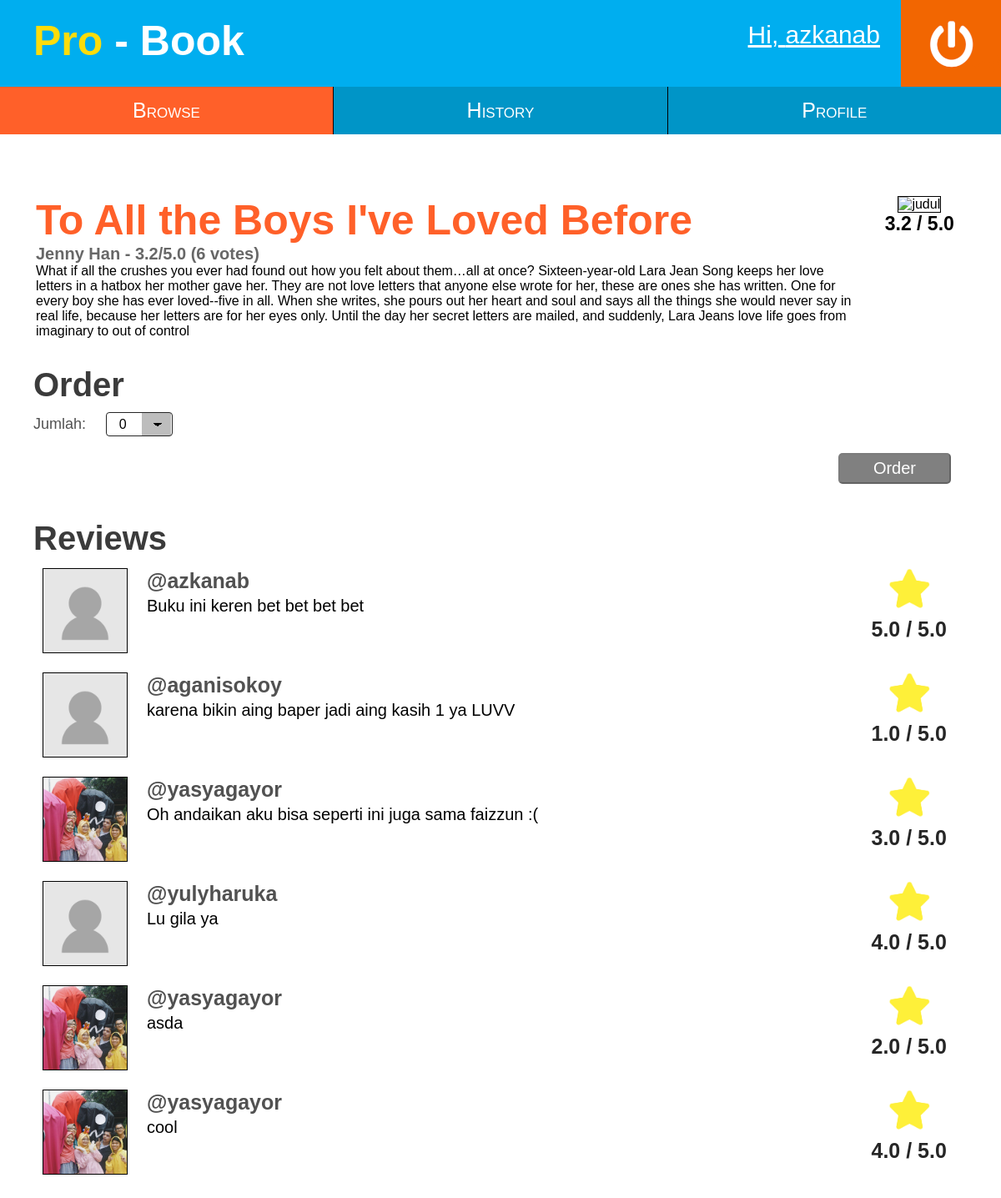
The page /src/pages/browsedetail.php?bookid=1 (signed in) on the database its author committed.
### tables this page shows
CREATE TABLE `Book` (
  `book_id` int(11) NOT NULL AUTO_INCREMENT,
  `book_title` text,
  `book_description` text,
  `author` text,
  `rating` float DEFAULT NULL,
  `link_picture` text,
  PRIMARY KEY (`book_id`)
);

CREATE TABLE `Review` (
  `review_id` int(11) NOT NULL AUTO_INCREMENT,
  `rating` float DEFAULT NULL,
  `description` text,
  `book_id` int(11) DEFAULT NULL,
  `user_id` int(11) DEFAULT NULL,
  PRIMARY KEY (`review_id`),
  KEY `fk_user_id_idx` (`user_id`),
  KEY `fk_book_id_review_idx` (`book_id`),
  CONSTRAINT `fk_book_id_review` FOREIGN KEY (`book_id`) REFERENCES `Book` (`book_id`) ON UPDATE CASCADE,
  CONSTRAINT `fk_user_id_review` FOREIGN KEY (`user_id`) REFERENCES `User` (`user_id`) ON UPDATE CASCADE
);

CREATE TABLE `User` (
  `user_id` int(11) NOT NULL AUTO_INCREMENT,
  `username` text,
  `name` text,
  `email` text,
  `password` text,
  `address` text,
  `phone` text,
  `link_pict` text,
  PRIMARY KEY (`user_id`)
);

### src/pages/browsedetail.php (the view, shortened to what this page needs)
<!DOCTYPE html>
<html>
	<head>
  		<link rel="stylesheet" type="text/css" href="browse.css">
 	</head>
 	<?php
		include '../component/header.php';
		$servername = "127.0.0.1";
		$username = "root";
		$password = "";
		$myDB = "bookStore";
		$keyword = $_GET['bookid'];
		try {
		    $conn = new PDO("mysql:host=$servername;dbname=$myDB", $username, $password);
		    $conn->setAttribute(PDO::ATTR_ERRMODE, PDO::ERRMODE_EXCEPTION);
		    $stmt = $conn->prepare('SELECT book_title, Book.book_id, author, rating, book_description, link_picture FROM Book WHERE book_id='.$keyword.' GROUP BY book_id');
		    $stmt->execute();
		    $result = $conn->prepare('SELECT description, username, link_pict, rating FROM Review NATURAL JOIN User WHERE book_id='.$keyword.'');
		    $vote = $conn->prepare('SELECT COUNT(review_id) AS voting FROM Review WHERE book_id='.$keyword.'');
		    $vote->execute();
		    $votefetch = $vote->fetch();
		    $result->execute();
    		$row = $stmt->fetch();
    		$review = $result->fetchAll();
    		$title = $row['book_title'];
    		$author = $row['author'];
    		$rating = $row['rating'];
    		$description = $row['book_description'];
    		$picture = $row['link_picture'];
    	}
		catch(PDOException $e)
		{
		    echo "Connection failed: " . $e->getMessage();
		}
	?>
	<div class="book-det">
		<table>
			<tr class="row">
				<td class="cell-detail">
					<h1 class="judul-desc">
						<?php
							echo $title;
						?>
					</h1>
					<strong class="book-desc">
						<?php
							echo $author." - ".number_format($rating,1)."/5.0 (".$votefetch['voting']." votes)";
						?>
					</strong>
					<p>
						<?php
							echo $description;
						?>
					</p>
				</td>
				<td align="center">
					<?php
						echo "<img border='1' class='book-pict' src='".$picture."' alt='judul'>";
					?>
					<span class="rating-size"><strong>
						<?php
							echo number_format($rating,1)." / 5.0";
						?>
					</strong></span>
				</td>
			</tr>
		</table>
	</div>
	<div class="orderbox">
		<p class="ordertext"><strong style="font-size: 40px;">Order</strong></p>
		<span class="jumlah">Jumlah:&nbsp;&nbsp;&nbsp;&nbsp;</span>
		<select class="classic" name="count" id="jumlah-order" onchange="validateamount()">
			<option value="0">0</option>
		</select>
		<button class="order-button" id="myBtn" onclick="addToOrder(document.getElementById('jumlah-order').value,document.getElementById('user-id').innerHTML, <?php echo $keyword; ?>)">Order</button>
	</div>
	<div class="reviewbox">
		<p class="reviewtext"><strong class="reviewsize">Reviews</strong></p>
		<table class="tablereview review">
			<?php
				$index = 1;
				foreach ($review as $items) {
					echo "<tr class='rowreview'>
							<td class='columnreview'>
								<img class='profpicreview prof-pict' src='".$items['link_pict']."' border='1.5' alt='profpic".$index."'>
							</td>
							<td class='columnreview2'>
								<p class='uname'><strong>@".$items['username']."</strong></p>
								<p class='review-desc'>".$items['description']."</p>
							</td>
							<td align='center' class='ratingreview'>
								<img src='fullstar.png' class='icon2'>
								<p align='center' class='ratinginreview'><strong>".number_format($items['rating'], 1)." / 5.0</strong></p>
							</td>
						</tr>";
					$index++;
				}
			?>
		</table>
	</div>
</html>

### src/component/header.php (shortened to what this page needs)
<!DOCTYPE html>
<html>
	<head>
  		<link rel="stylesheet" type="text/css" href="header.css">
 	</head>
 	<div class="contain">
		<div class="probookbox">
			<div class="probookbox-title">
				<strong><span class="pro">Pro</span><span class="book"> - Book</span></strong>
			</div>
			<div class="username">
				Hi, <?php echo $_COOKIE['nameofuser']; ?>
			</div>
			<div class="probookbox-login">
				<img class="loginbutton" src="powerbutton.png" alt="Power" id="powerbutton">
			</div>
		</div>
		<div>
			<a href="browse.php">
				<button class="tablink browse" id="defaultOpen">
					<span class="capital-big">B</span><span>ROWSE</span>
				</button>
			</a>
			<a href="history.php">
				<button class="tablink history" id="historyOpen">
					<span class="capital-big">H</span><span>ISTORY</span>
				</button>
			</a>
			<a href="profile.php">
				<button class="tablink profile" id="profileOpen">
					<span class="capital-big">P</span><span>ROFILE</span>
				</button>
			</a>
		</div>
	</div>
</html>

### src/pages/browse.css (style rules this page uses)
* { margin: 0; font-family: 'Nunito', sans-serif; }
#myBtn:disabled { background-color: grey; }
.ratinginreview { font-size: 25px; color: #262626; }
.tablereview { width: 95%; }
.rowreview { vertical-align: top; }
.columnreview { padding-right: 20px; }
.columnreview2 { line-height: 30px; padding-right: 20px; width:90%; }
.profpicreview { margin-left: 8px; }
.ratingreview { width: 25%; }
.orderbox { margin-left: 40px; margin-bottom: 100px; }
.reviewbox { margin-left: 40px; margin-bottom: 100px; }
.reviewtext { margin-bottom: 10px; color: #3b3b3b; }
.reviewsize { font-size: 40px; }
.jumlah { font-size: 18px; color: #515151; }
.ordertext { margin-bottom: 10px; color: #3b3b3b; }
.row { vertical-align: top; }
.cell-detail { width: 90%; padding-right: 20px; }
.rating-size { font-size: 23px; }
.book-det { margin-left: 40px; margin-right: 40px; margin-top: 29vh; margin-bottom: 30px; }
.book-pict { width: 140px; height: auto; }
.judul-desc { color: #FF6029; font-size: 50px; }
.book-desc { color: #676767; font-size: 20px; }
.order-button { background-color: #00AAEF; border-radius: 5px; color: white; font-size: 20px; display: flex; position: absolute; right: 60px; padding-left: 40px; padding-right: 40px; padding-top: 5px; padding-bottom: 5px; margin-top: 20px; }
.prof-pict { display: flex; width: 100px; height: 100px; object-fit: cover; }
.uname { color: #515151; font-size: 25px; }
.review-desc { font-size: 20px; }
.icon2 { width: 50px; height: 50px; padding-bottom: 5px; }
table.review tr td { padding-bottom: 20px; }
select { background-color: white; border: thin solid #262626; border-radius: 4px; display: inline-block; font: inherit; line-height: 1.5em; padding: 0.1em 3.1em 0.1em 0.6em; text-align: center; margin: 0; -webkit-box-sizing: border-box; -moz-box-sizing: border-box; box-sizing: border-box; -webkit-appearance: none; -moz-appearance: none; }
select.classic { background-image: linear-gradient(45deg, transparent 50%, black 50%), linear-gradient(135deg, black 50%, transparent 50%), linear-gradient(to right, #bdbdbd, #bdbdbd); background-position: calc(100% - 17px) calc(0.6em + 2px), calc(100% - 12px) calc(0.6em + 2px), 100% 0; background-size: 5px 5px, 5px 5px, 2.2em 2.2em; background-repeat: no-repeat; }

### src/component/header.css (style rules this page uses)
* { margin: 0; }
.contain { position: fixed; width: 100%; top: 0; z-index: 10; }
.browse { border-style: solid; border-width: 0px 1.5px 0px 0px; border-color: black; }
.history { border-style: solid; border-width: 0px 0px 0px 0px; border-color: black; }
.profile { border-style: solid; border-width: 0px 0px 0px 1.5px; border-color: black; }
.pro { font-size: 50px; color: #FCDC0B; font-family: Arial, Helvetica, sans-serif; }
.username { text-decoration: underline; font-size: 30px; font-family: 'Nunito', sans-serif; color: white; margin-top: 25px; margin-right: 25px; }
.book { font-size: 50px; color: white; font-family: Arial, Helvetica, sans-serif; }
.loginbutton { height: 100%; min-width: 120px; width: 100%; }
.probookbox { width: 100%; height: 13vh; background-color: #00AEEF; display: flex; }
.probookbox-title { padding-left: 40px; padding-top: 20px; flex: 25; }
.probookbox-login { flex: 1; display: flex; justify-content: flex-end; }
.capital-big { font-size: 25px; }
.tablink { background-color: #0095C7; color: white; float: left; outline: none; cursor: pointer; padding: 14px 16px; font-size: 17px; width: 33.33%; }

### rows shown on the page
book: book_title "To All the Boys I've Loved Before", author "Jenny Han", rating "3.2", book_description "What if all the crushes you ever had found out how you felt about them…all at once? Sixteen-year-old Lara Jean Song keeps her love letters in a hatbox her mother gave her. They are not love letters that anyone else wrote for her, these are ones she has written. One for every boy she has ever loved--five in all. When she writes, she pours out her heart and soul and says all the things she would never say in real life, because her letters are for her eyes only. Until the day her secret letters are mailed, and suddenly, Lara Jeans love life goes from imaginary to out of control"
review: user.link_pict (placeholder picture), user.username "azkanab", description "Buku ini keren bet bet bet bet", rating "5.0"
review: user.link_pict (placeholder picture), user.username "aganisokoy", description "karena bikin aing baper jadi aing kasih 1 ya LUVV", rating "1.0"
review: user.link_pict (picture), user.username "yasyagayor", description "Oh andaikan aku bisa seperti ini juga sama faizzun :(", rating "3.0"
review: user.link_pict (placeholder picture), user.username "yulyharuka", description "Lu gila ya", rating "4.0"
review: user.link_pict (picture), user.username "yasyagayor", description "asda", rating "2.0"
review: user.link_pict (picture), user.username "yasyagayor", description "cool", rating "4.0"

### other values the page prints
$_COOKIE['nameofuser'] "azkanab"
$votefetch['voting'] "6"
